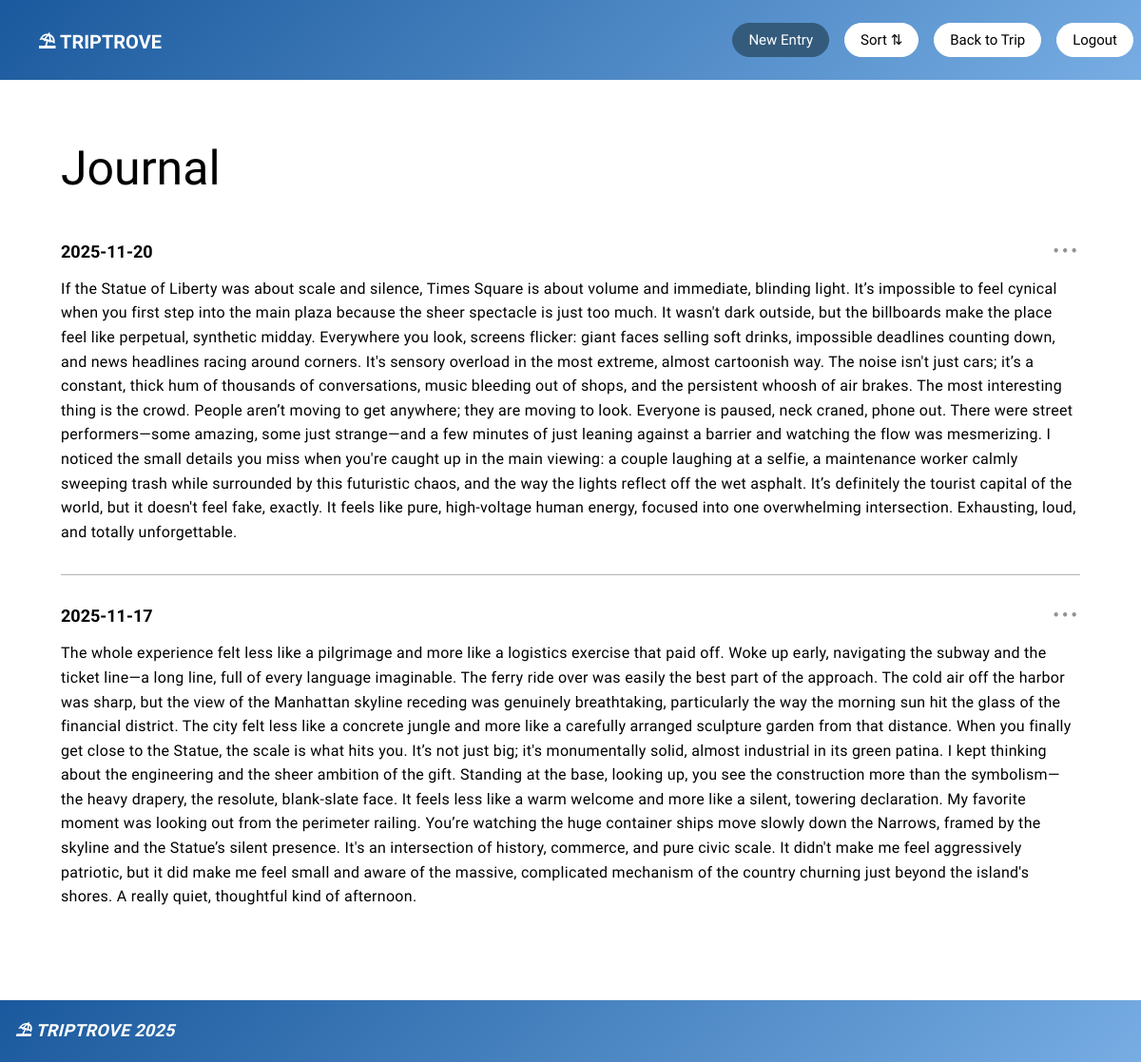
Page /journal/37 (signed in) on the committed database.
### tables this page shows
CREATE TABLE Journal (
            journal_id INTEGER PRIMARY KEY AUTOINCREMENT,
            entry_date TEXT NOT NULL,
            journal_entry TEXT NOT NULL,
            trip_id INTEGER NOT NULL,
            FOREIGN KEY(trip_id) REFERENCES Trips(trip_id) ON DELETE CASCADE
        );

### app.py (the view, shortened to what this page needs)
@app.route('/journal/<int:trip_id>', methods=['GET', 'POST'])
@login_required
def journal(trip_id):
    conn = sqlite3.connect('part_a.db')
    conn.row_factory = sqlite3.Row
    cursor = conn.cursor()
    cursor.execute('SELECT * FROM Trips WHERE trip_id = ? AND user_id = ?', (trip_id, session['user_id']))
    trip = cursor.fetchone()
    if trip is None:
        conn.close()
        return "Trip not found", 404
    sort_by = request.args.get('sort', 'date_desc')
    if sort_by == 'date_asc':
        order_clause = 'ORDER BY entry_date ASC'
    elif sort_by == 'date_desc':
        order_clause = 'ORDER BY entry_date DESC'
    else:
        order_clause = 'ORDER BY entry_date DESC'
    query = f'SELECT entry_date, journal_entry, journal_id FROM Journal WHERE trip_id = ? {order_clause}'
    cursor.execute(query, (trip_id,))
    entries = cursor.fetchall()
    conn.close()
    return render_template('journal.html', entries=entries, trip=trip, trip_id=trip_id)

### app.py (called while the page is built)
def login_required(f):
    @wraps(f)
    def decorated_function(*args, **kwargs):
        if 'user_id' not in session:
            return redirect(url_for('login'))
        return f(*args, **kwargs)
    return decorated_function

### templates/journal.html (shortened to what this page needs)
{% extends "base.html" %}
{% block head %}
<header>
    <h1>
        <a href="/">⛱ TRIPTROVE</a>
    </h1>
    <nav>
        <a href="/journal/add/{{ trip_id }}" class="new-entry-btn">New Entry</a>
        <a href="#" class="sort-btn">Sort ⇅</a>
        <a href="/trip/{{trip_id}}">Back to Trip</a>
        <a href="/logout">Logout</a>
    </nav>
</header>
{% endblock %}
{% block body %}
<div class="journal-full-container">
    <h2 class="journal-title">Journal</h2>
    {% if entries %}
    <div class="journal-entries-full">
        {% for entry in entries %}
        <div class="journal-entry" data-entry-id="{{ entry[2] }}">
            <div class="entry-header">
                <div class="entry-date view-mode">{{ entry[0] }}</div>
                <div style="position: relative;">
                    <span class="entry-menu" data-entry-id="{{ entry[2] }}">•••</span>
                </div>
            </div>
            <p class="entry-text view-mode">{{ entry[1] }}</p>
        </div>
        {% if not loop.last %}
        <hr class="entry-divider">
        {% endif %}
        {% endfor %}
    </div>
    {% else %}
    <p class="no-entries">No journal entries yet. Click "New Entry" to add one!</p>
    {% endif %}
</div>
{% endblock %}
{% block footer %}
<p class="footer">⛱ TRIPTROVE 2025</p>
{% endblock %}

### static/style.css (style rules this page uses)
h1, h1 a { font-family: 'Nunito Sans', sans-serif; font-size: 20px; font-weight: bold; color: white; padding: 0; padding-left: 1rem; border: none; background-color: transparent; border-radius: 0; text-decoration: none; }
h2 { font-family: 'Nunito Sans', sans-serif; font-size: 50px; font-weight: normal; color: rgb(0, 0, 0); padding-left: 2rem; }
p { font-family: 'Nunito Sans', sans-serif; font-size: 18px; font-weight: normal; font-style: normal; color: rgb(0, 0, 0); margin-left: 2rem; margin-right: 2rem; line-height: 1.6; letter-spacing: 0.3px; }
p.footer { font-family: 'Nunito Sans', sans-serif; font-size: 18px; font-weight: bold; font-style: italic; color: rgb(255, 255, 255); margin-left: 1rem; line-height: 1.6; letter-spacing: 0.3px; }
body { margin: 0; padding: 0; min-height: 100vh; display: flex; flex-direction: column; }
header { display: flex; justify-content: space-between; align-items: center; background: linear-gradient(135deg, #1a599d 0%, #77ade3 100%); padding: 0.5rem; }
nav { display: flex; gap: 1rem; position: relative; }
nav a { font-family: 'Nunito Sans', sans-serif; font-size: 15px; font-weight: normal; color: rgb(1,1,1); text-decoration: none; padding: 0.5rem 0.1rem; padding-left: 1rem; padding-right: 1rem; border: 1px solid rgb(255, 255, 255); background-color: rgb(255, 255, 255); border-radius: 25px; display: inline-block; transition: transform 0.3s ease, box-shadow 0.3s ease, background-color 0.3s ease; }
.journal-full-container { margin: 2rem 4rem; padding: 2rem 0; min-height: 70vh; position: relative; }
.journal-title { font-family: 'Nunito Sans', sans-serif; font-size: 50px; font-weight: normal; color: rgb(0, 0, 0); padding: 0; margin: 0 0 3rem 0; }
.journal-entries-full { margin-top: 2rem; }
.journal-entry { margin-bottom: 2rem; }
.entry-header { display: flex; justify-content: space-between; align-items: center; margin-bottom: 1rem; }
.entry-date { font-family: 'Nunito Sans', sans-serif; font-size: 20px; font-weight: normal; color: rgb(0, 0, 0); margin: 0; padding: 0; }
.entry-menu { font-size: 18px; color: rgb(147, 147, 147); cursor: pointer; letter-spacing: 0.2rem; user-select: none; }
.entry-text { font-family: 'Nunito Sans', sans-serif; font-size: 16px; font-weight: normal; font-style: normal; color: rgb(0, 0, 0); line-height: 1.6; margin: 0; padding: 0; }
.entry-divider { border: none; border-top: 1px solid rgb(180, 180, 180); margin: 2rem 0; }
.entry-date { font-family: 'Nunito Sans', sans-serif; font-size: 18px; font-weight: bold; color: rgb(0, 0, 0); margin: 0; padding: 0; }
.new-entry-btn { font-family: 'Nunito Sans', sans-serif; font-size: 15px; font-weight: normal; color: white !important; text-decoration: none; padding: 0.5rem 1rem !important; border: 1px solid rgb(52, 91, 124) !important; background-color: rgb(52, 91, 124) !important; border-radius: 25px; display: inline-block; transition: background-color 0.3s; }

### rows in the picture
Journal: entry_date "2025-11-20", journal_entry "If the Statue of Liberty was about scale and silence, Times Square is about volume and immediate, blinding light. It’s impossible to feel cynical when you first step into the main plaza because the sheer spectacle is just too much. It wasn't dark outside, but the billboards make the place feel like perpetual, synthetic midday. Everywhere you look, screens flicker: giant faces selling soft drinks, impossible deadlines counting down, and news headlines racing around corners. It's sensory overload in the most extreme, almost cartoonish way. The noise isn't just cars; it’s a constant, thick hum of thousands of conversations, music bleeding out of shops, and the persistent whoosh of air brakes.…"
Journal: entry_date "2025-11-17", journal_entry "The whole experience felt less like a pilgrimage and more like a logistics exercise that paid off. Woke up early, navigating the subway and the ticket line—a long line, full of every language imaginable. The ferry ride over was easily the best part of the approach. The cold air off the harbor was sharp, but the view of the Manhattan skyline receding was genuinely breathtaking, particularly the way the morning sun hit the glass of the financial district. The city felt less like a concrete jungle and more like a carefully arranged sculpture garden from that distance. When you finally get close to the Statue, the scale is what hits you. It’s not just big; it's monumentally solid, almost…"
